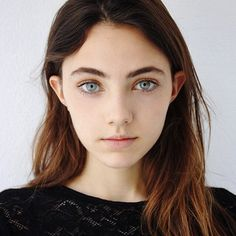
#> input picture images/1_human1.png, 236 x 236 px; its folder holds only this picture in this run
$ python -i mirror_symmetry.py   (imports and definitions only)
#> lines starting #> are read from the running program, lines starting #| are printed output that depends on the picture
import sys
import glob

# 尝试导入必要的依赖
try:
    import cv2
except ImportError:
    print("错误: 无法导入 cv2 模块")
    print("解决方案: 请运行以下命令安装 OpenCV:")
    print("python -m pip install opencv-python")
    sys.exit(1)

try:
    import matplotlib.pyplot as plt
except ImportError:
    print("错误: 无法导入 matplotlib 模块")
    print("解决方案: 请运行以下命令安装 matplotlib:")
    print("python -m pip install matplotlib")
    sys.exit(1)

try:
    import numpy as np
except ImportError:
    print("错误: 无法导入 numpy 模块")
    print("解决方案: 请运行以下命令安装 numpy:")
    print("python -m pip install numpy")
    sys.exit(1)

# 创建sift特征检测器
sift = cv2.SIFT_create()
# 创建 BFMatcher 对象
bf = cv2.BFMatcher()


# [35 lines left out: functions detecting_mirrorLine, test_case, not called in this run]


class Mirror_symmetry_detection:
    def __init__(self, image_path):
        self.image = self._read_color_image(image_path)
        self.reflected_image = np.fliplr(self.image)

        # 用SIFT检测关键点和描述符
        self.keypoints1, self.descriptors1 = sift.detectAndCompute(self.image, None)
        self.keypoints2, self.descriptors2 = sift.detectAndCompute(self.reflected_image, None)

    def _read_color_image(self, image_path):
        """
        读取彩色图像:将图像路径作为输入，返回读取的彩色图像
        """
#> called with image_path = 'images/1_human1.png'
        image = cv2.imread(image_path)
#> image is the input picture: shape (236, 236, 3); mean B, G, R 113.4, 120.7, 137.1
        # 增加图像读取失败检查
        if image is None:
            raise FileNotFoundError(f"无法读取图像文件: {image_path}，请检查路径是否正确或文件是否存在")
        b, g, r = cv2.split(image)
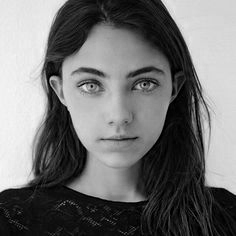
#> b: shape (236, 236); min 0, max 247, mean 113.4
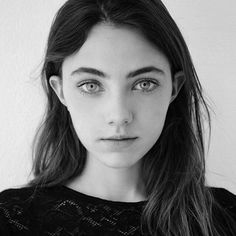
#> g: shape (236, 236); min 0, max 238, mean 120.7
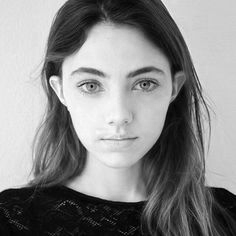
#> r: shape (236, 236); min 0, max 255, mean 137.1
        image = cv2.merge([r, g, b])  # 转换为RGB格式
#> in __init__, `self.reflected_image = np.fliplr(self.image)`:
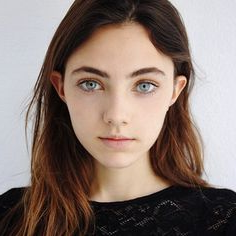
#> self.reflected_image: shape (236, 236, 3); mean R, G, B 137.1, 120.7, 113.4
#> in __init__, `self.keypoints1, self.descriptors1 = sift.detectAndCompute(self.image,..`: self.keypoints1 = 173 keypoints; strongest (x, y, size): (52, 69, 12.9), (59, 121, 20.8), (66, 38, 25.5), (106, 177, 33.2)
#> in __init__, `self.keypoints2, self.descriptors2 = sift.detectAndCompute(self.reflec..`: self.keypoints2 = 174 keypoints; strongest (x, y, size): (184, 69, 12.9), (177, 121, 20.9), (170, 38, 25.7), (130, 177, 33.3)
        return image

    def find_matchpoints(self):
        """
        寻找匹配点:使用BFMatcher找到原图像和镜像图像之间的匹配点
        """
        matches = bf.knnMatch(self.descriptors1, self.descriptors2, k=2)
#> matches = 173 matches

        # 仅保留优质匹配点（使用Lowe's ratio test）
        good_matches = []
        for m, n in matches:
            if m.distance < 0.75 * n.distance:
                good_matches.append(m)
#> after the loop, good_matches = 28 matches

        # 按距离排序
        good_matches = sorted(good_matches, key=lambda x: x.distance)
        return good_matches

    # [134 lines left out: functions find_point_r_theta, draw_matches, draw_hex, find_coordinate_maxhexbin, sort_hexbin_by_votes, draw_mirrorLine and 2 more, not called in this run]

>>> result = Mirror_symmetry_detection('images/1_human1.png').find_matchpoints()
#> result = 28 matches

$ run again, on images/1_human3.png
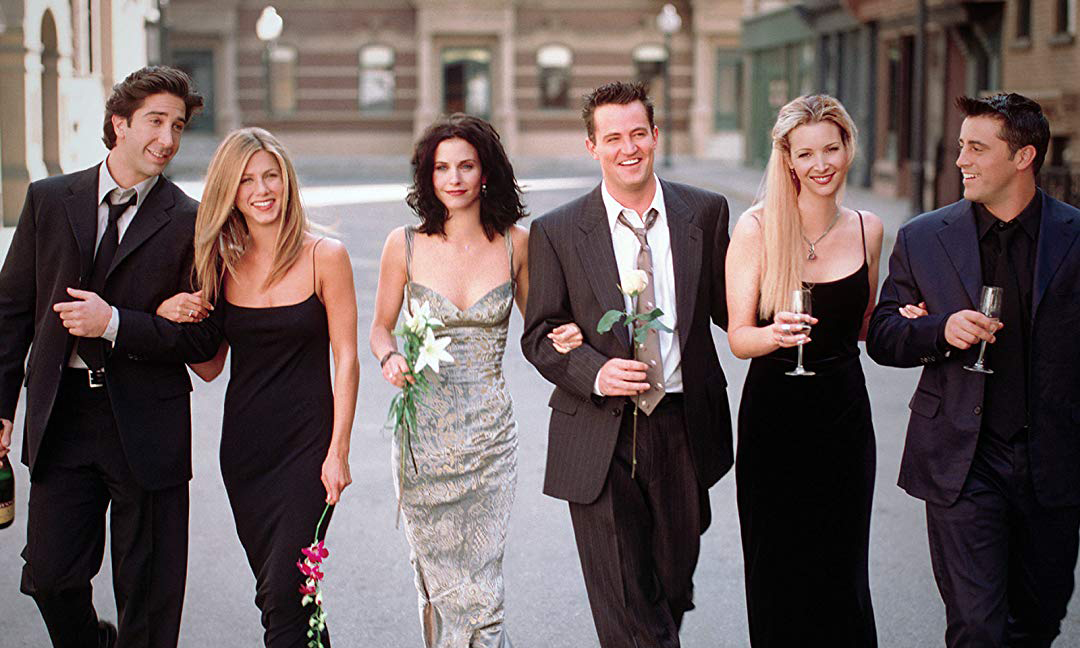
#> input picture images/1_human3.png, 1080 x 648 px
#> in _read_color_image, image is the input picture: shape (648, 1080, 3); mean B, G, R 91.3, 92, 106.5
#> in _read_color_image, `b, g, r = cv2.split(image)`:
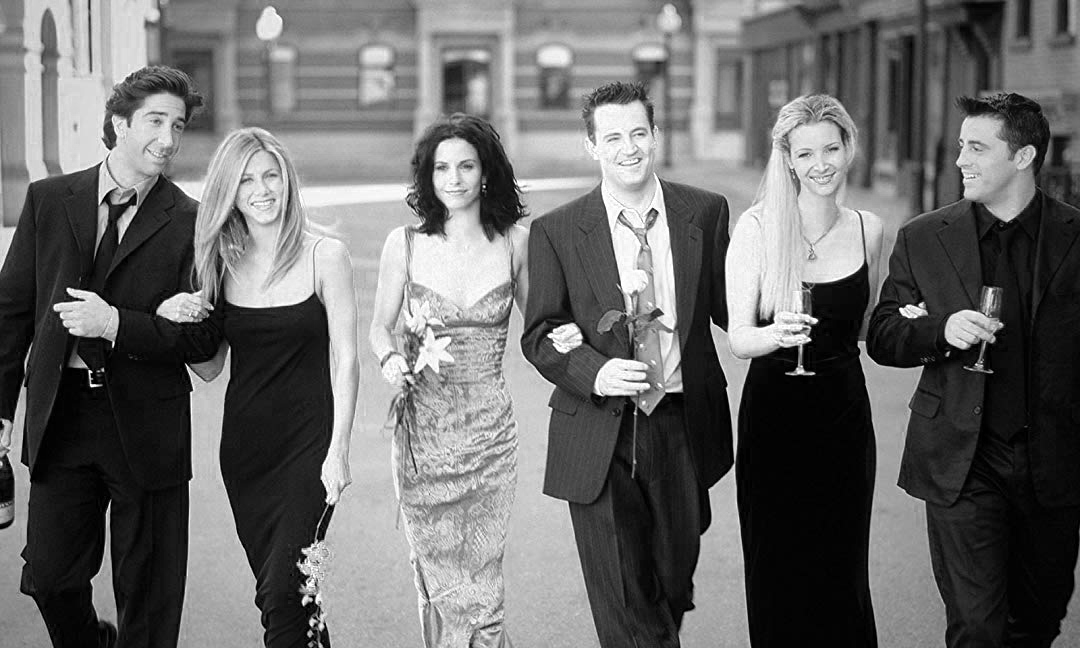
#> r: shape (648, 1080); min 0, max 255, mean 106.5
#> in __init__, `self.reflected_image = np.fliplr(self.image)`:
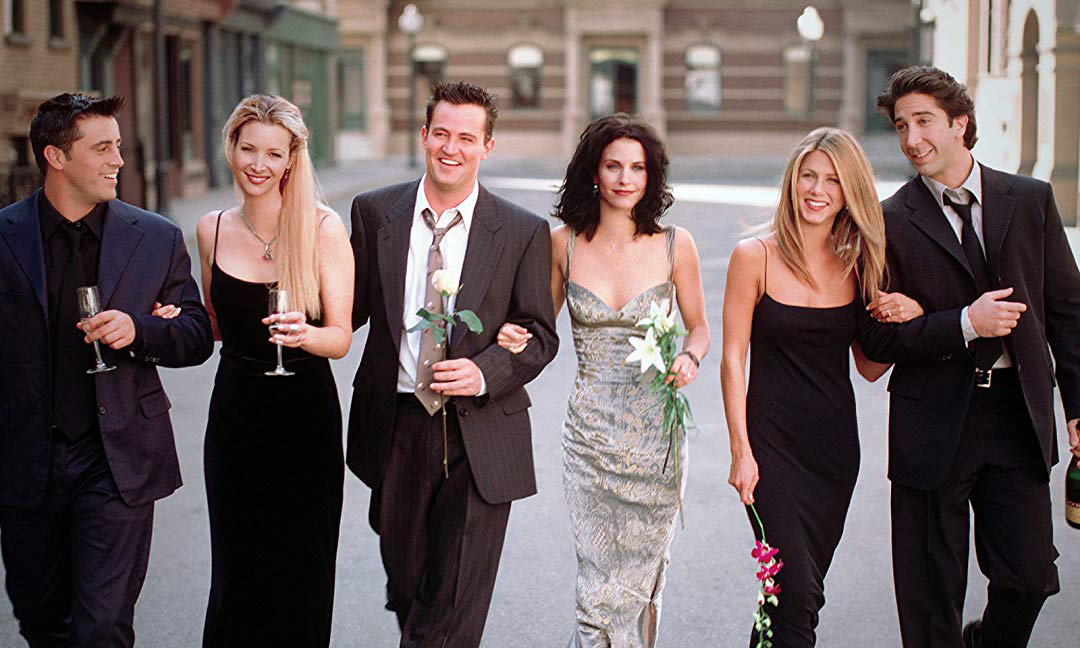
#> self.reflected_image: shape (648, 1080, 3); mean R, G, B 106.5, 92, 91.3
#> self.keypoints1 = 3118 keypoints; strongest (x, y, size): (90, 372, 2.3), (92, 385, 2.7), (310, 633, 3.7), (800, 371, 5.8)
#> self.keypoints2 = 3102 keypoints; strongest (x, y, size): (989, 372, 2.3), (987, 385, 2.7), (770, 633, 3.7), (280, 371, 5.8)
#> matches = 3118 matches
#> after the loop in find_matchpoints, `for m, n in matches:`: good_matches = 110 matches
